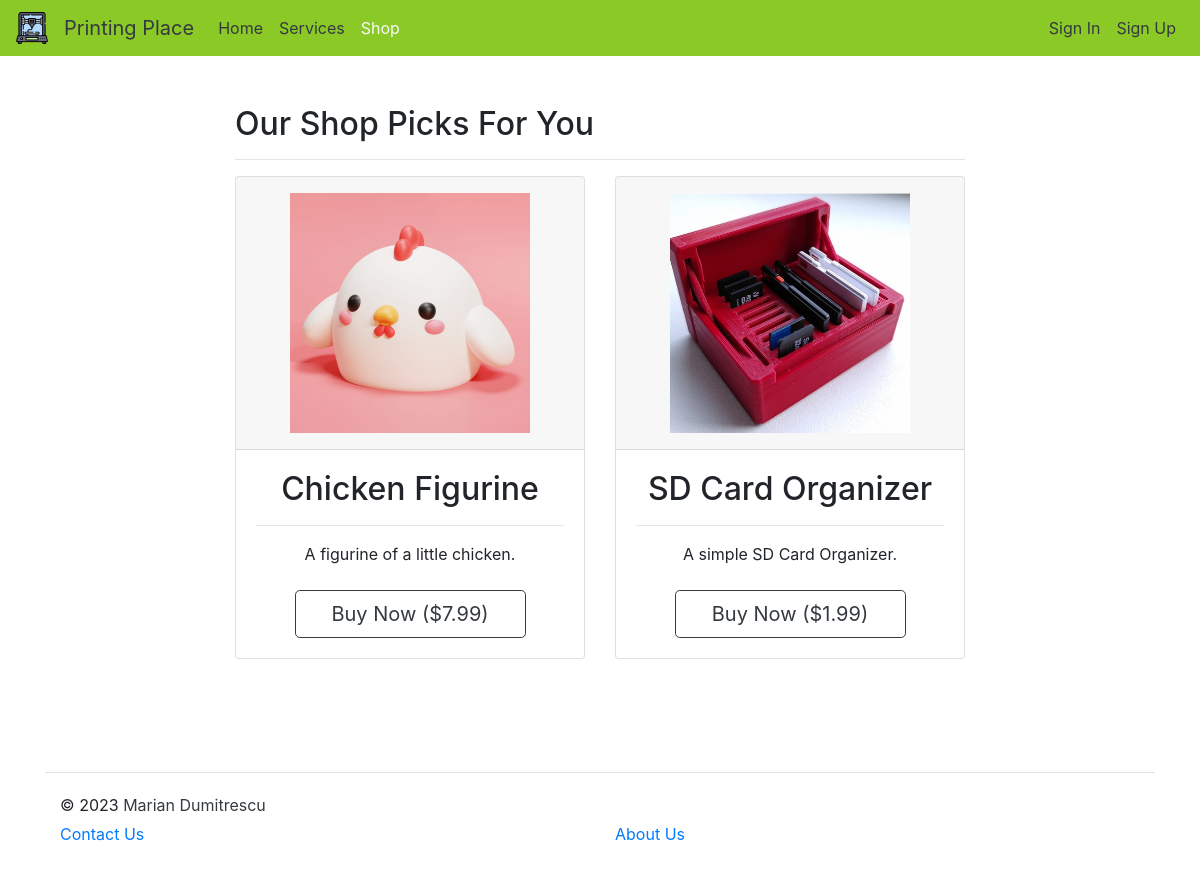
The app's page /shop/ with its own data.
### flask_shop/models.py (models this page shows, shortened)
class Product(db.Model):
    id = db.Column(db.Integer, primary_key = True)
    product_name = db.Column(db.String(120), nullable = False)
    product_description = db.Column(db.String(320), nullable = False)
    product_image = db.Column(db.String(72), nullable = False)
    product_price = db.Column(db.Double(), nullable = False)

### flask_shop/routes.py (the view)
@app.route("/shop/")
def shop():
    products = Product.query.all()
    return render_template('shop.html', products=products)

### flask_shop/templates/shop.html (shortened to what this page needs)
{% extends 'base.html' %}
{% block body %}
<div class="h2">Our Shop Picks For You</div>
<hr>
<div class="row row-cols-1 row-cols-md-3 mb-3 text-center">
	{% for product in products %}
	<div class="col">
		<div class="card mb-4">
			<div class="card-header py-3">
				<img src="{{ url_for('static', filename='images/' + product.product_image) }}" class="d-inline-block"
					width="240px" height="240px" style="object-fit: cover;" />
			</div>
			<div class="card-body">
				<div class="d-inline-block h2 card-title pricing-card-title mb-3">{{product.product_name}}</div>
				<hr class="my-0">
				<ul class="list-unstyled mt-3 mb-4">
					<li>{{product.product_description}}</li>
				</ul>
				<a href="addtocart/{{product.id}}">
					<button type="button" class="w-75 btn btn-lg btn-outline-dark">Buy Now
						(${{product.product_price}})</button>
				</a>
			</div>
		</div>
	</div>
	{% endfor %}
</div>
{% endblock %}

### flask_shop/static/main.css (style rules this page uses)
body { display: flex; min-height: 100vh; flex-direction: column; }

### records on screen
Product: product_image (picture), product_name "Chicken Figurine", product_description "A figurine of a little chicken.", product_price "7.99"
Product: product_image (picture), product_name "SD Card Organizer", product_description "A simple SD Card Organizer.", product_price "1.99"
